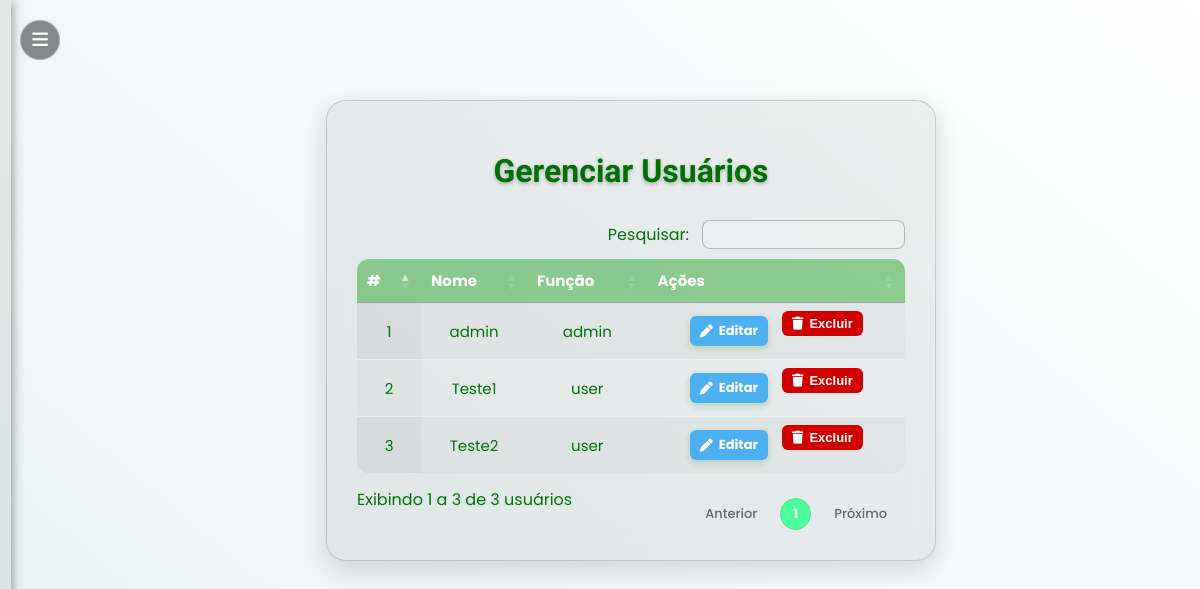
The page /usuarios (signed in) on the database its author committed.
### tables this page shows
CREATE TABLE users (
            id INTEGER PRIMARY KEY AUTOINCREMENT,
            nome TEXT UNIQUE NOT NULL,
            senha TEXT NOT NULL,
            role TEXT DEFAULT 'user'
        );

### app.py (the view)
@app.route("/usuarios", endpoint="usuarios")
def usuarios():
    if "user" not in session or session["role"] != "admin":
        return redirect(url_for("login"))
    conn = get_conn()
    cur = conn.cursor()
    cur.execute("SELECT id, nome, role FROM users ORDER BY id ASC;")
    usuarios = cur.fetchall()
    conn.close()
    return render_template("usuarios.html", usuarios=usuarios)

### app.py (called while the page is built)
def get_conn():
    if DATABASE_URL and psycopg2:
        return psycopg2.connect(DATABASE_URL, sslmode="require")
    else:
        return sqlite3.connect(LOCAL_DB, check_same_thread=False)

### templates/usuarios.html (shortened to what this page needs)
{% extends "base.html" %}
{% block content %}
<link rel="stylesheet" href="https://cdn.datatables.net/1.13.6/css/jquery.dataTables.min.css">
<link rel="stylesheet" href="https://cdnjs.cloudflare.com/ajax/libs/font-awesome/6.5.0/css/all.min.css">
<div class="container">
  <h1 class="titulo-tomorrow">Gerenciar Usuários</h1>
  <table id="usuarios" class="display">
    <thead>
      <tr>
        <th>#</th>
        <th>Nome</th>
        <th>Função</th>
        <th>Ações</th>
      </tr>
    </thead>
    <tbody>
      {% for u in usuarios %}
      <tr>
        <td>{{ loop.index }}</td>
        <td>{{ u[1] }}</td>
        <td>{{ u[2] }}</td>
        <td>
          <div class="acoes-btns">
            <a href="{{ url_for('editar_usuario', id=u[0]) }}" class="btn btn-editar">
              <i class="fa fa-pen"></i> Editar
            </a>
            <form method="POST" action="{{ url_for('excluir_usuario', id=u[0]) }}" style="display:inline;">
              <button type="submit" class="btn btn-excluir" onclick="return confirm('Deseja excluir este usuário?')">
                <i class="fa fa-trash"></i> Excluir
              </button>
            </form>
          </div>
        </td>
      </tr>
      {% endfor %}
    </tbody>
  </table>
</div>
{% endblock %}

### static/style.css (style rules this page uses)
:root { --gradiente-inicio: #e6f1f1; --gradiente-fim: #ffffff; --cor-texto: #007006; --bg-container: rgba(255, 255, 255, 0.12); --bg-input: rgba(255, 255, 255, 0.15); }
body.pagina { background: linear-gradient(40deg, var(--gradiente-inicio), var(--gradiente-fim)); font-family: 'Poppins', sans-serif; color: var(--cor-texto); min-height: 100vh; margin: 0; transition: 0.4s ease; font-family: 'Poppins', sans-serif !important; overflow-y: auto; font-family: 'Poppins', sans-serif !important; }
.container { background: rgba(255, 255, 255, 0.15); backdrop-filter: blur(18px); border-radius: 10px; padding: 40px; width: 45%; margin: auto; box-shadow: 0 8px 35px rgba(0, 0, 0, 0.25); border: 1px solid rgba(255, 255, 255, 0.2); transition: 0.3s; }
body:not(.dark-mode) .container { background: rgba(0, 0, 0, 0.06); border-color: rgba(0, 0, 0, 0.15); box-shadow: 0 8px 25px rgba(0, 0, 0, 0.15); }
.titulo-tomorrow { font-family: 'Tomorrow', sans-serif; font-size: 32px; margin-bottom: 20px; }
.btn-editar, .btn-excluir { padding: 6px 10px; border-radius: 8px; text-decoration: none; color: white; font-size: 14px; margin: 0 3px; transition: 0.3s; }
.btn-editar { background-color: #009900; }
.btn-excluir { background-color: #d00000; border: none; cursor: pointer; }
.btn-filtrar, .btn-editar { background: linear-gradient(90deg, #009b2d, #00c447); border: none; border-radius: 8px; color: var(--cor-texto); font-weight: 600; cursor: pointer; padding: 6px 14px; box-shadow: 0 3px 8px rgba(0, 128, 0, 0.2); transition: background 0.2s, transform 0.15s ease; }
.btn-editar { background: #fff; color: #333; border: none; padding: 5px 10px; border-radius: 6px; cursor: pointer; transition: 0.3s; }
h1.titulo-tomorrow { font-size: 24px; }

### templates/usuarios.html (style rules this page uses)
body { background: linear-gradient(40deg, var(--gradiente-inicio), var(--gradiente-fim)); font-family: 'Poppins', sans-serif; color: var(--cor-texto); display: flex; justify-content: center; align-items: flex-start; min-height: 100vh; margin: 0; padding: 40px 0; }
.container { width: 100%; max-width: 850px; background: rgba(255, 255, 255, 0.12); backdrop-filter: blur(12px); padding: 30px; border-radius: 20px; box-shadow: 0 8px 25px rgba(0, 0, 0, 0.3); text-align: center; overflow: hidden; color: var(--cor-texto); }
h1.titulo-tomorrow { font-family: 'Tomorrow', sans-serif; font-size: 32px; margin-bottom: 20px; font-weight: bold; color: var(--cor-texto); text-shadow: 0 2px 4px rgba(0,0,0,0.25); }
table.dataTable { width: 100%; border-collapse: collapse; border-radius: 12px; overflow: hidden; color: var(--cor-texto); font-size: 15px; }
table.dataTable thead { background: rgba(0, 150, 0, 0.4); color: #fff; }
table.dataTable th, table.dataTable td { padding: 10px; text-align: center; border-bottom: 1px solid rgba(255, 255, 255, 0.2); }
.acoes-btns { display: flex; justify-content: center; align-items: center; gap: 8px; }
.btn { padding: 5px 10px; border-radius: 6px; font-size: 13px; font-weight: bold; border: none; cursor: pointer; transition: 0.3s; display: inline-flex; align-items: center; gap: 6px; }
.btn-editar { background: #4cafef; color: white; }
.btn-excluir { background: #d00000; color: white; }

### rows shown on the page
users: nome "admin", role "admin"
users: nome "Teste1", role "user"
users: nome "Teste2", role "user"
